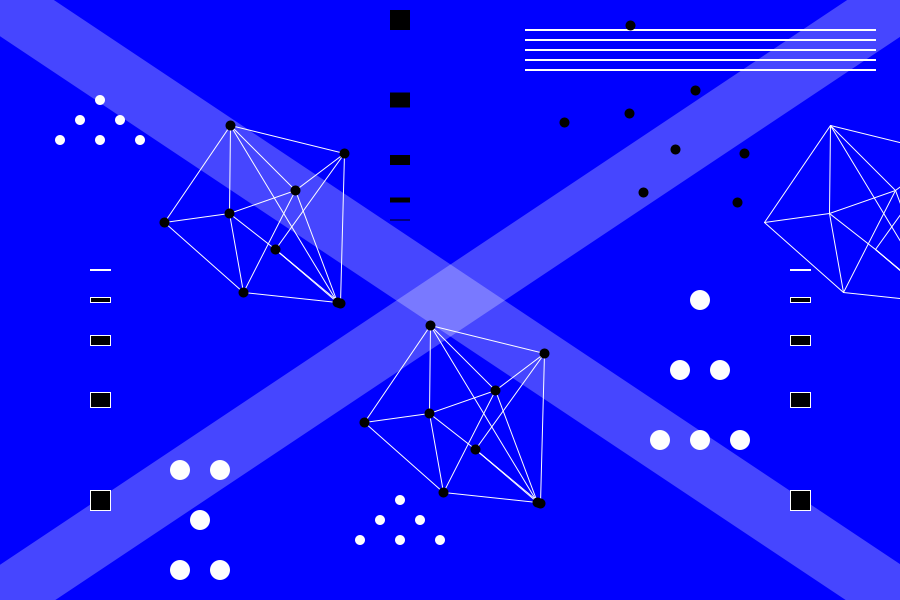
Frame 1 (no input)
Frame 60 (the mouse pressed at the canvas centre just before this capture): identical to frame 1, image omitted
Frame 120 (the mouse held since frame 60 and released just before this capture): identical to frame 1, image omitted

The Processing sketch that drew this single still picture (run headless with seeded random() and noise(); from frame 60 on, the mouse is pressed at the canvas centre):

// Processing sketch: processing_70230
// ── processing_70230.pde

void setup() {
  size(900, 600);
  frameRate(30) ;
}

void draw() {
  smooth();
  background(0, 0, 255);
  // Set ellipses and rects to CENTER mode
  ellipseMode(CENTER);
  rectMode(CENTER);
  
  //X line
  strokeWeight(60);
  stroke(255,255,255,70);
  line(0, 0, 900, 600);
  line(900, 0, 0, 600);

  // Draw Zoog’s body
  noStroke();
  fill(255);
  //1 triangle
  ellipse(100, 100, 10, 10);
  ellipse(120, 120, 10, 10);
  ellipse(80, 120, 10, 10);
  ellipse(60, 140, 10, 10);
  ellipse(140, 140, 10, 10);
  ellipse(100, 140, 10, 10);
  //2 triangle
  ellipse(400, 500, 10, 10);
  ellipse(420, 520, 10, 10);
  ellipse(380, 520, 10, 10);
  ellipse(360, 540, 10, 10);
  ellipse(440, 540, 10, 10);
  ellipse(400, 540, 10, 10);
  
   //3 triangle
  ellipse(700, 300, 20, 20);
  ellipse(720, 370, 20, 20);
  ellipse(680, 370, 20, 20);
  ellipse(660, 440, 20, 20);
  ellipse(740, 440, 20, 20);
  ellipse(700, 440, 20, 20);
   //4 triangle
  ellipse(200, 520, 20, 20);
  ellipse(220, 570, 20, 20);
  ellipse(180, 570, 20, 20);
  ellipse(220, 470, 20, 20);
  ellipse(180, 470, 20, 20);
  

  
   
   //line
   strokeWeight(1);
   stroke(255);
   line(164,222,229,213);
   line(164,222,230,125);
   line(164,222,243,292);
   
   line(229,213,230,125);
   line(229,213,243,292);
   line(229,213,295,190);
   line(229,213,275,249);
  
   line(230,125,295,190);
   line(230,125,337,302);
   line(230,125,344,153);
   
   line(243,292,295,190);
   line(243,292,337,302);
   
   line(295,190,337,302);
   line(295,190,344,153);
   
   line(275,249,337,302);
   line(275,249,340,303);
   line(275,249,344,153);
   
   line(340,303,344,153);
   
   //triangle rect
   fill(0);
   rect(100,500, 20, 20);
   rect(100,400, 20, 15);
   rect(100,340, 20, 10);
   rect(100,300, 20, 5);
   rect(100,270, 20, 1);
   
   
   rect(700,30, 350, 1);
   rect(700,40, 350, 1);
  rect(700,50, 350, 1);
  rect(700,60, 350, 1);
  rect(700,70, 350, 1);
  
  rect(800,500, 20, 20);
   rect(800,400, 20, 15);
   rect(800,340, 20, 10);
   rect(800,300, 20, 5);
   rect(800,270, 20, 1);
   noStroke();
   rect(400,220, 20, 1);
   rect(400,200, 20, 5);
   rect(400,160, 20, 10);
   rect(400,100, 20, 15);
   rect(400,20, 20, 20);
   //line
   strokeWeight(1);
   stroke(255);
   line(364,422,429,413);
   line(364,422,430,325);
   line(364,422,443,492);
   
   line(429,413,430,325);
   line(429,413,443,492);
   line(429,413,495,390);
   line(429,413,475,449);
  
   line(430,325,495,390);
   line(430,325,537,502);
   line(430,325,544,353);
   
   line(443,492,495,390);
   line(443,492,537,502);
   
   line(495,390,537,502);
   line(495,390,544,353);
   
   line(475,449,537,502);
   line(475,449,540,503);
   line(475,449,544,353);
   
   line(540,503,544,353);
   //point
  strokeWeight(10);
  stroke(0);
   
   point(164,222);//1
   point(229,213);//2
   point(230,125);//3
   point(243,292);//4
   point(295,190);//5
   point(275,249);//6
   point(337,302);//7
   point(340,303);//8
   point(344,153);//9
   
   //point
  strokeWeight(10);
  stroke(0);
   
   point(364,422);//1
   point(429,413);//2
   point(430,325);//3
   point(443,492);//4
   point(495,390);//5
   point(475,449);//6
   point(537,502);//7
   point(540,503);//8
   point(544,353);//9
   
   //top point
   point(564,122);//1
   point(629,113);//2
   point(630,25);//3
   point(643,192);//4
   point(695,90);//5
   point(675,149);//6
   point(737,202);//7
   point(744,153);//9
   
   //line
   strokeWeight(1);
   stroke(255);
   line(764,222,829,213);
   line(764,222,830,125);
   line(764,222,843,292);
   
   line(829,213,830,125);
   line(829,213,843,292);
   line(829,213,895,190);
   line(829,213,875,249);
  
   line(830,125,895,190);
   line(830,125,937,302);
   line(830,125,944,153);
   
   line(843,292,895,190);
   line(843,292,937,302);
   
   line(895,190,937,302);
   line(895,190,944,153);
   
   line(875,249,937,302);
   line(875,249,940,303);
   line(875,249,944,153);
   
   line(940,303,944,153);
  
}
